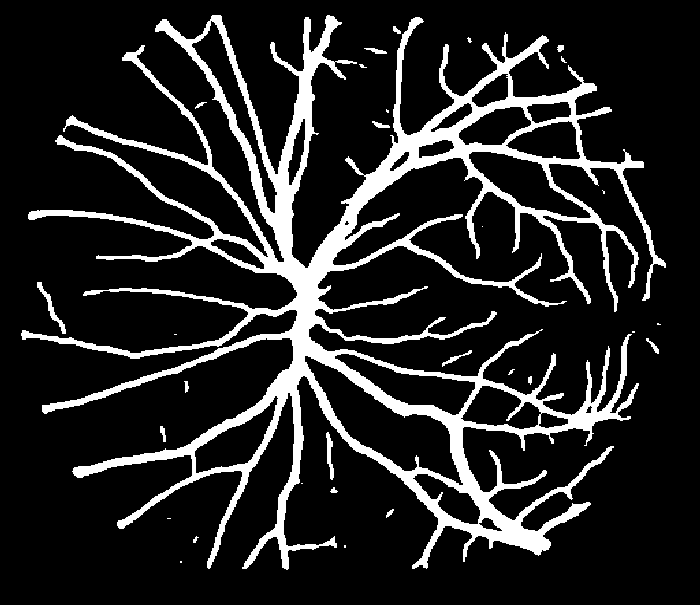
#> input picture report/figures/masks/dl_ablation/im0163_dl_notta_nopost.png, 700 x 605 px, given as the content of the folder data/images, which was not available
$ python ml_train.py   (older library calls are emulated)
#> lines starting #> are read from the running program, lines starting #| are printed output that depends on the picture; after the words box and inside, x2 and y2 are one past the last pixel; in counts of white or black regions, pixels touching at a corner belong together; pictures that were not available may be replaced by others from this repository, and a replacement may not be noted
#> in main, img is the input picture: shape (605, 700, 3); 14.6% white; 30 white regions (14 under 20 px), largest, box (x1, y1, x2, y2) and area: (21, 15, 666, 570) 60655, (37, 282, 66, 334) 271, (326, 432, 334, 480) 197
import os
import glob
import cv2
import numpy as np
from sklearn.ensemble import RandomForestClassifier
from sklearn.model_selection import train_test_split
from sklearn.metrics import accuracy_score, classification_report
from imblearn.under_sampling import RandomUnderSampler
from skimage import filters
import joblib

IMAGES_DIR = "data/images/*"
MASKS_DIR = "data/masks/*"
SAMPLES_PER_IMAGE = 30000

def extract_advanced_features(image_gray):
    """Zoptymalizowana ekstrakcja cech z okna 5x5 bez zabijania pamięci RAM."""
    # 1. CLAHE (Jasność bazowa)
    clahe = cv2.createCLAHE(clipLimit=2.0, tileGridSize=(8, 8))
    enhanced = clahe.apply(image_gray)

    # 2. Średnia lokalna w oknie 5x5
    mean_5x5 = cv2.blur(enhanced, (5, 5))
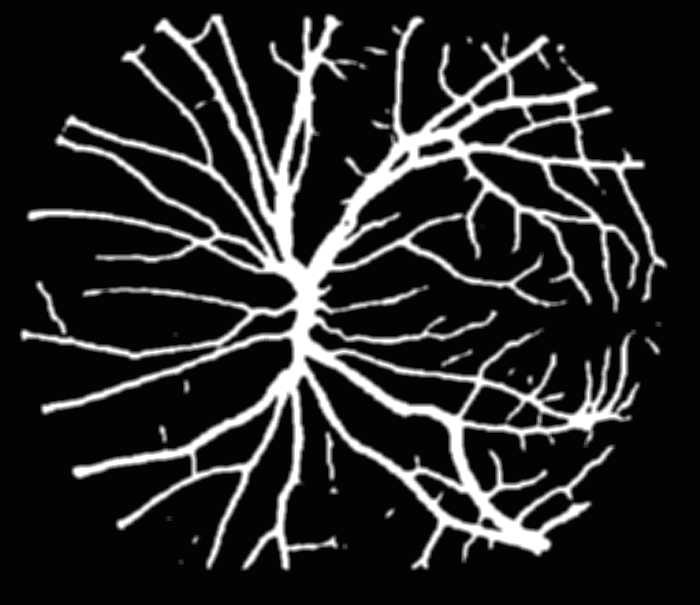
#> mean_5x5: shape (605, 700); min 3, max 255, mean 39.8

    # 3. Odchylenie standardowe w oknie 5x5 (Wariancja koloru)
    # std = sqrt(mean(x^2) - mean(x)^2)
    img_sq = cv2.multiply(enhanced.astype(np.float32), enhanced.astype(np.float32))
    mean_sq = cv2.blur(img_sq, (5, 5))
    sq_mean = cv2.multiply(mean_5x5.astype(np.float32), mean_5x5.astype(np.float32))
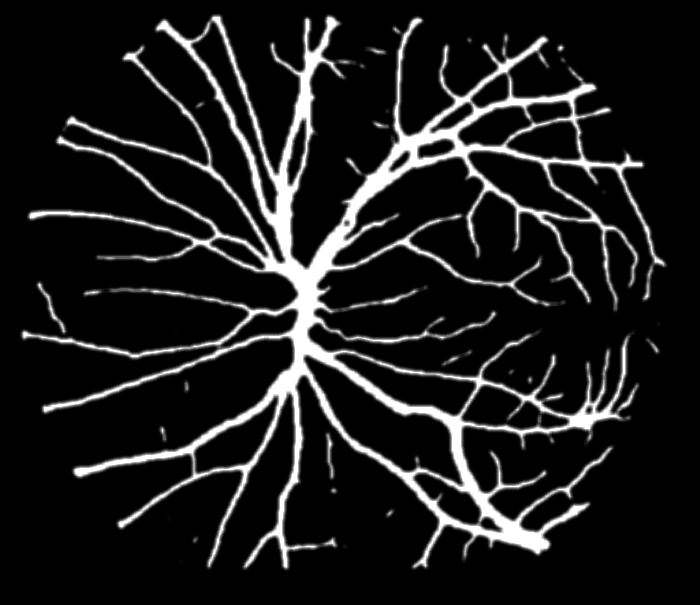
#> sq_mean: shape (605, 700) float32; min 9, max 65025, mean 7345.7; drawn with min black and max white
    var_5x5 = np.sqrt(np.abs(mean_sq - sq_mean)).astype(np.uint8)
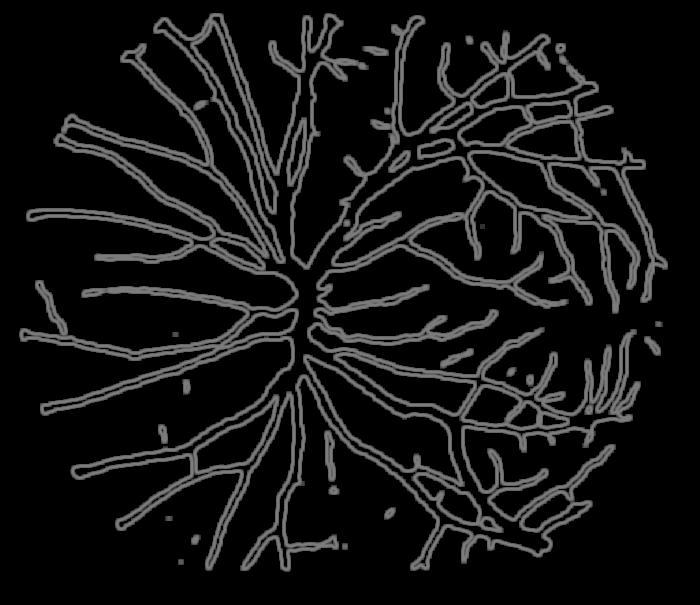
#> var_5x5: shape (605, 700); min 0, max 125, mean 20.3

    # 4. Krawędzie (Sobel)
    sobelx = cv2.Sobel(enhanced, cv2.CV_64F, 1, 0, ksize=3)
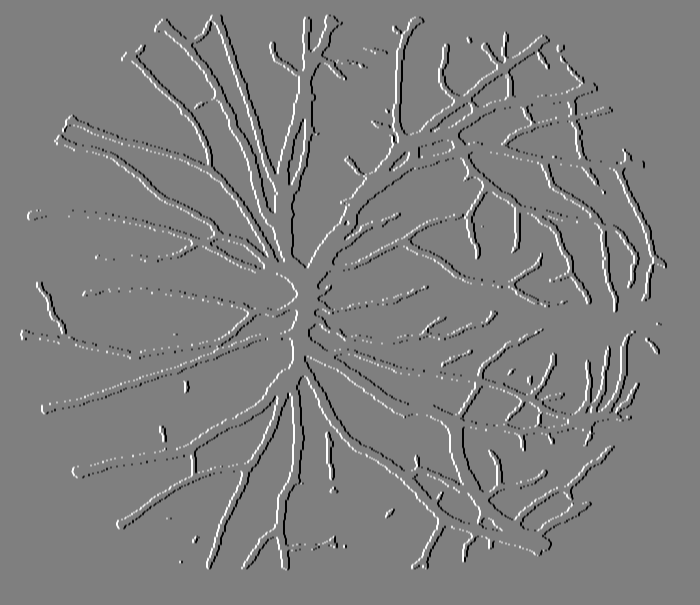
#> sobelx: shape (605, 700) float64; min -1008, max 1008, mean 0; drawn with min black and max white
    sobely = cv2.Sobel(enhanced, cv2.CV_64F, 0, 1, ksize=3)
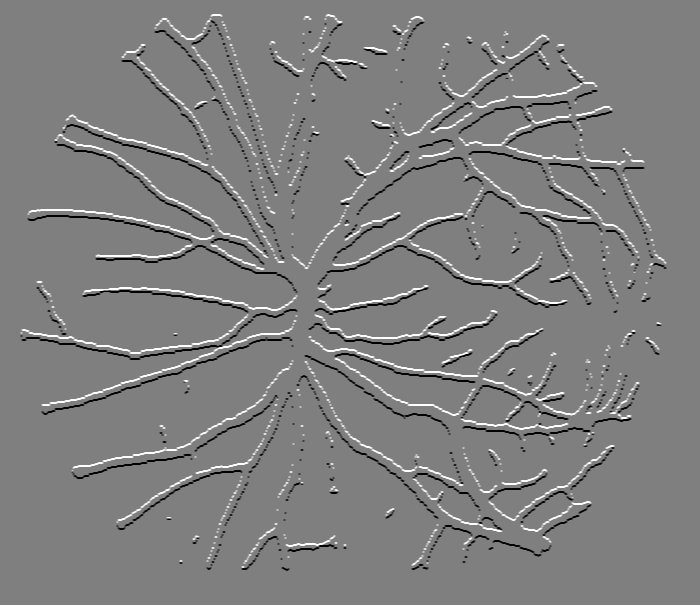
#> sobely: shape (605, 700) float64; min -1008, max 1008, mean 0; drawn with min black and max white
    sobel_mag = cv2.normalize(np.sqrt(sobelx**2 + sobely**2), None, 0, 255, cv2.NORM_MINMAX).astype(np.uint8)
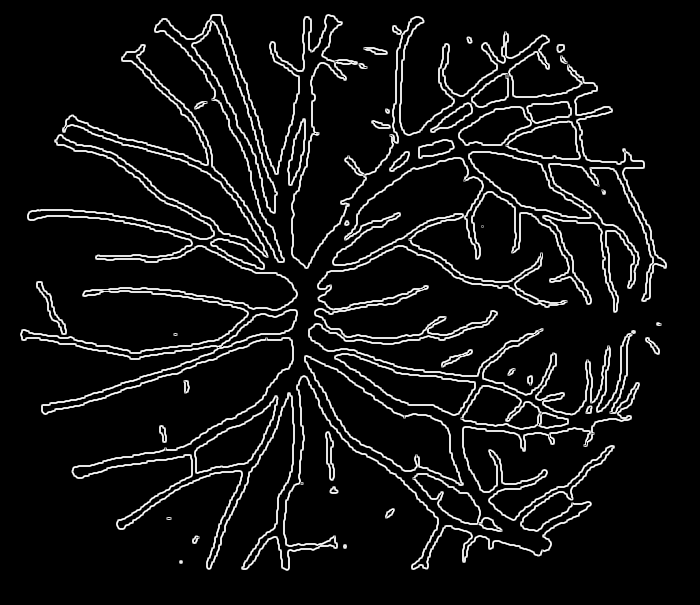
#> sobel_mag: shape (605, 700); min 0, max 255, mean 20

    # 5. Filtr Frangiego
    green_inv = cv2.bitwise_not(enhanced)
    frangi_img = filters.frangi(green_inv, sigmas=range(1, 4, 1), black_ridges=False)
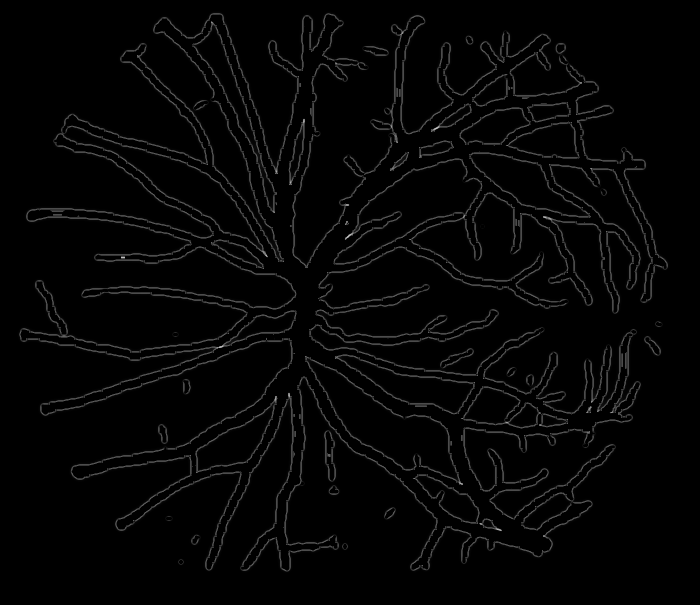
#> frangi_img: shape (605, 700) float64; min 0, max 0.775, mean 0.0209
    frangi_norm = cv2.normalize(frangi_img, None, 0, 255, cv2.NORM_MINMAX).astype(np.uint8)

    # Złożenie wszystkich cech w jeden wektor (H*W, 5)
    X = np.column_stack((
        enhanced.flatten(),
        mean_5x5.flatten(),
        var_5x5.flatten(),
        sobel_mag.flatten(),
        frangi_norm.flatten()
    ))
    return X

def main():
    image_paths = sorted(glob.glob(IMAGES_DIR))
    mask_paths = sorted(glob.glob(MASKS_DIR))

    if not image_paths or not mask_paths:
        print("Nie znaleziono obrazów.")
        return

    print("Rozpoczynam ekstrakcję zaawansowanych cech (Feature Engineering)...")
    X_all, y_all = [], []

    for img_path, mask_path in zip(image_paths, mask_paths):
        img = cv2.imread(img_path)
        mask = cv2.imread(mask_path, cv2.IMREAD_GRAYSCALE)

        green_channel = img[:, :, 1]

        # Nowa ekstrakcja cech
        X_features = extract_advanced_features(green_channel)
        y_labels = (mask.flatten() > 127).astype(int)

        # Ograniczenie próbek
        indices = np.random.choice(len(y_labels), SAMPLES_PER_IMAGE, replace=False)
        X_all.append(X_features[indices])
        y_all.append(y_labels[indices])
        print(f"Przetworzono: {os.path.basename(img_path)}")

    X = np.vstack(X_all)
    y = np.concatenate(y_all)

    X_train, X_test, y_train, y_test = train_test_split(X, y, test_size=0.2, random_state=42)
#> y_test = 6000 values, max 1 at index 1, min 0 at index 0, mean 0.149

    print("Wyrównywanie klas (Undersampling)...")
    rus = RandomUnderSampler(random_state=42)
    X_train_res, y_train_res = rus.fit_resample(X_train, y_train)

    print("Rozpoczynam trening zaawansowanego modelu Random Forest...")
    # Większa liczba drzew (100) i nieco większa głębokość poprawi skuteczność
    clf = RandomForestClassifier(n_estimators=100, max_depth=15, random_state=42, n_jobs=-1)
    clf.fit(X_train_res, y_train_res)

    print("Ocena na zbiorze hold-out:")
    y_pred = clf.predict(X_test)
    print(f"Accuracy: {accuracy_score(y_test, y_pred):.4f}")
    print(classification_report(y_test, y_pred))

    model_name = "random_forest_model.pkl"
    joblib.dump(clf, model_name)
    print(f"Zapisano model! Podmień funkcję w app.py aby go użyć.")

if __name__ == "__main__":
    main()
#> (the call stopped at in main, `rus = RandomUnderSampler(random_state=42)`: imblearn is not available in this run)

$ run again, on report/figures/masks/general_comparison/im0004_base.png
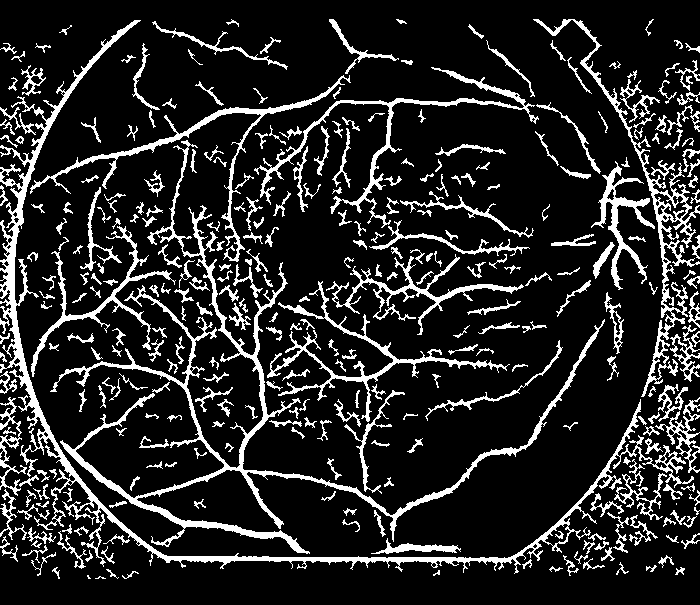
#> input picture report/figures/masks/general_comparison/im0004_base.png, 700 x 605 px, given as the content of the folder data/images, which was not available
#> in main, img is the input picture: shape (605, 700, 3); 15.1% white; 324 white regions (5 under 20 px), largest, box (x1, y1, x2, y2) and area: (0, 20, 694, 574) 10317, (50, 140, 605, 554) 9767, (533, 19, 700, 397) 3672
#> in extract_advanced_features, `sobely = cv2.Sobel(enhanced, cv2.CV_64F, 0, 1, ksize=3)`:
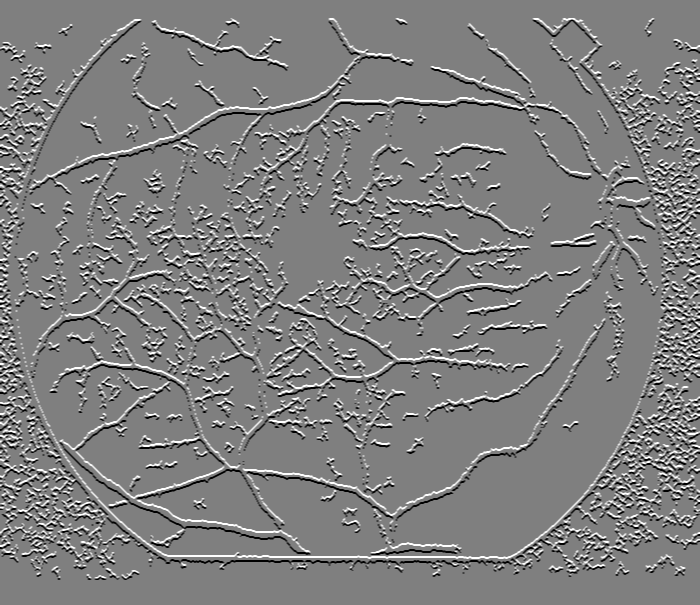
#> sobely: shape (605, 700) float64; min -1008, max 1008, mean 0; drawn with min black and max white
#> in extract_advanced_features, `frangi_img = filters.frangi(green_inv, sigmas=range(1, 4, 1), black_ri..`:
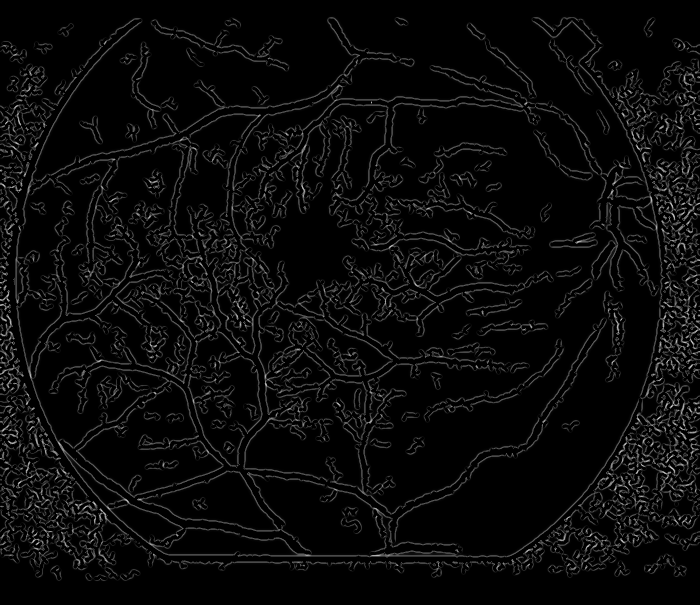
#> frangi_img: shape (605, 700) float64; min 0, max 0.839, mean 0.0424
#> y_test = 6000 values, max 1 at index 3, min 0 at index 0, mean 0.152
